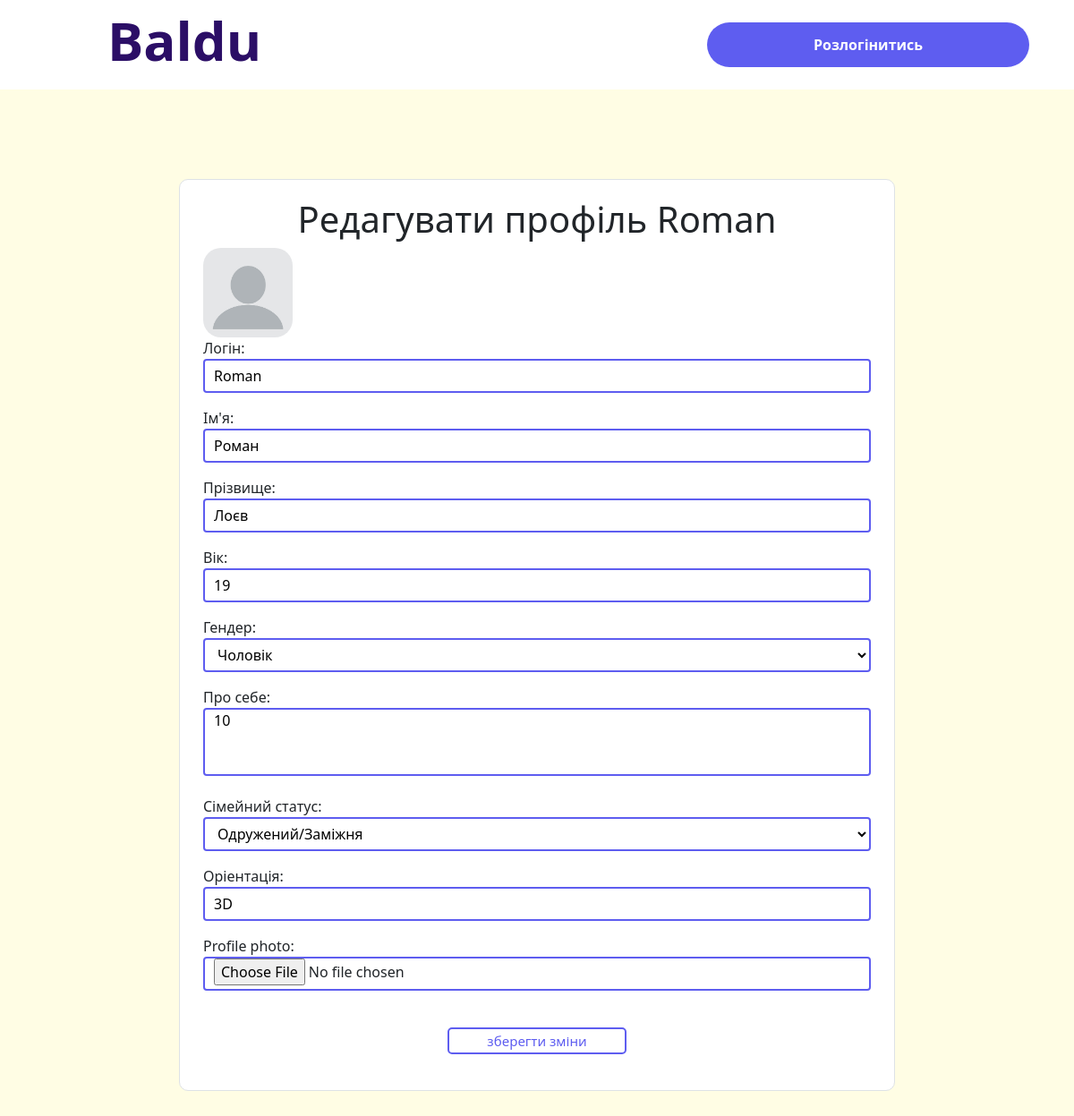
Page /profile/ (signed in) on the earlier database version.
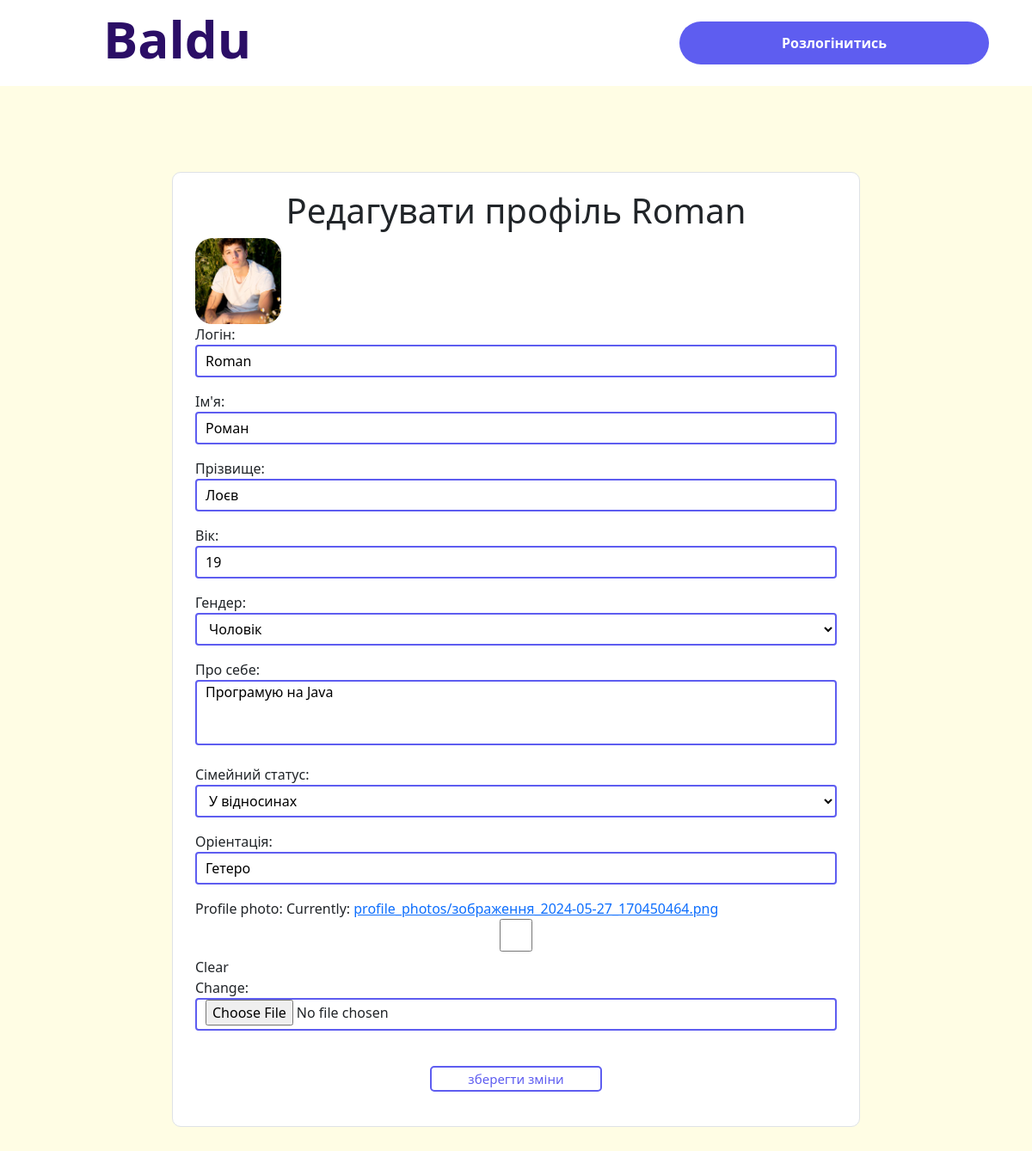
Same page on the later database version.
### BalduApp/models.py (models this page shows)
class User(AbstractUser):
    age = models.IntegerField(null=True, blank=True)
    gender = models.CharField(max_length=10, choices=(('', ''), ('M', 'Чоловік'), ('F', 'Жінка')))
    interests = models.TextField(blank=True)
    marital_status = models.CharField(max_length=50, choices=(('', ''), ('S', 'Самотній/Самотня'), ('M', 'Одружений/Заміжня'), ('D', 'Розлучений/Розлучена'), ('W', 'Вдівець/Вдова'), ('V', 'У відносинах')), blank=True)
    orientation = models.CharField(max_length=50, blank=True)
    first_name = models.CharField(max_length=30, blank=True)
    last_name = models.CharField(max_length=30, blank=True)
    profile_photo = models.ImageField(upload_to='profile_photos/', null=True, blank=True)
    groups = models.ManyToManyField(
        'auth.Group',
        related_name='custom_user_set',
        blank=True,
        help_text='The groups this user belongs to. A user will get all permissions granted to each of their groups.',
        related_query_name='user',
    )
    user_permissions = models.ManyToManyField(
        'auth.Permission',
        related_name='custom_user_set',
        blank=True,
        help_text='Specific permissions for this user.',
        related_query_name='user',
    )

### BalduApp/views.py (the view)
# urls.py: path('profile/', profile, name='profile'),
@login_required
def profile(request):
    if request.method == 'POST':
        form = UserEditForm(request.POST, request.FILES, instance=request.user)
        if form.is_valid():
            form.save()
            return redirect('profile')
    else:
        form = UserEditForm(instance=request.user)
    return render(request, 'BalduApp/profile.html', {'form': form})

### BalduApp/forms.py (shortened to what this page needs)
class UserEditForm(forms.ModelForm):
    username = forms.CharField(
        max_length=30,
        required=True,
        label='Логін'
    )
    class Meta:
        model = User
        fields = ['username', 'first_name', 'last_name', 'age', 'gender', 'interests', 'marital_status', 'orientation', 'profile_photo']
        labels = {
            'username': 'Логін',
            'first_name': 'Ім\'я',
            'last_name': 'Прізвище',
            'age': 'Вік',
            'gender': 'Гендер',
            'interests': 'Про себе',
            'marital_status': 'Сімейний статус',
            'orientation': 'Оріентація'
        }

### templates/BalduApp/profile.html (shortened to what this page needs)
{% load static %}
<!DOCTYPE html>
<html>
<head>
    <link rel="stylesheet" href="https://cdn.jsdelivr.net/npm/bootstrap@5.3.2/dist/css/bootstrap.min.css">
    <link rel="stylesheet" href="{% static 'BalduApp/css/main.css' %}">
    <link rel="stylesheet" href="{% static 'BalduApp/css/profile.css' %}">
</head>
<body>
    <div class="head_container">
        {% include 'BalduApp/main_logo.html' %}
        <a href="{% url 'logout' %}"><button class="logout">Розлогінитись</button></a>
    </div>
    <div class="profile_container">
        <div class="centered">
            <h1>Редагувати профіль {{ user.username }}</h1>
        </div>
        {% if user.profile_photo %}
            <div class="user_profile_image">
                <img src="{{ user.profile_photo.url }}" alt="Profile photo" class = user_profile_photo>
            </div>
        {% else %}
            <div class="user_profile_image">
                <img src="{% static 'BalduApp/img/no_photo.jpg' %}" alt="no user photo" class = user_profile_photo>
            </div>
        {% endif %}
        <form method="POST" enctype="multipart/form-data">
            {{ form.as_p }}
            <div class="centered">
                <button type="submit" class="save_changes">зберегти зміни</button>
            </div>
        </form>
    </div>
</body>
</html>

### templates/BalduApp/main_logo.html (shortened to what this page needs)
<a href="{% url 'main_page' %}" class = "logo_link"><span class="logo">Baldu</span></a>

### BalduApp/static/BalduApp/css/main.css (style rules this page uses)
body { background: #FFFDE4; }
.user_profile_photo, .chat_box img { object-fit: cover; margin-right: 10px; }
.user_profile_image .user_profile_photo { width: 100px; height: 100px; border-radius: 20px; }
.logo { margin-top: 5px; }
.centered { display: flex; align-items: center; justify-content: center; }
.head_container { background: #ffffff; width: 100vw; height: 100px; }

### BalduApp/static/BalduApp/css/profile.css (style rules this page uses)
body { display: flex; align-items: center; justify-content: center; flex-direction: column; }
input, select, textarea { border: 2px solid #5E5DF0; padding: 0 10px; width: 100%; background-color: #fff; background-clip: padding-box; border-radius: 0.25rem; }
input, select { height: calc(1.5em + 0.75rem + 2px); }
textarea { height: calc((1.5em + 0.75rem + 2px) * 2); resize: none; }
input::placeholder { color: #6c757d; opacity: 1; }
.profile_container { max-width: 1000px; min-width: 800px; position: relative; flex-direction: column; border-radius: 10px; word-wrap: break-word; background-color: #fff; background-clip: border-box; border: 1px solid #dee2e6; padding: 20px 26px; display: flex; margin-top: 100px; margin-bottom: 100px; }
.logo { margin-left: 120px; }
.logout { width: 360px; height: 50px; float: right; position: relative; top: 25px; margin-right: 50px; border-radius: 50px; box-sizing: border-box; background: #5E5DF0; color: #FFFFFF; border: 0; cursor: pointer; font-size: 16px; font-weight: 700; line-height: 24px; user-select: none; -webkit-user-select: none; touch-action: manipulation; transition: box-shadow .5s ease, background .6s ease; }
.save_changes { border-radius: 5px; margin-top: 25px; margin-bottom: 20px; font-size: 15px; background: #FFFFFF; color: #5E5DF0; border: 2px solid #5E5DF0; width: 200px; height: 30px; transition: color .5s ease, background .6s ease; }

### templates/BalduApp/main_logo.html (style rules this page uses)
.logo { font-size: 60px; font-weight: bold; color: #2B0E66; transition: text-shadow .5s ease; }
.logo_link { text-decoration: none; }

Differences in the rows shown:
changed User "Roman": profile_photo: picture added; interests "10" → "Програмую на Java"; marital_status "Одружений/Заміжня" → "У відносинах"; orientation "3D" → "Гетеро"
Other differences:
form field as_p: (not shown) → "☐"
text no longer shown: "Логін: Ім'я: Прізвище: Вік: Гендер: Про себе: Сімейний статус: Оріентація: Profile photo:"
text now shown: "Логін: Ім'я: Прізвище: Вік: Гендер: Про себе: Сімейний статус: Оріентація: Profile photo: Currently: profile_photos/зображення_2024-05-27_170450464.png Clear Change:"
